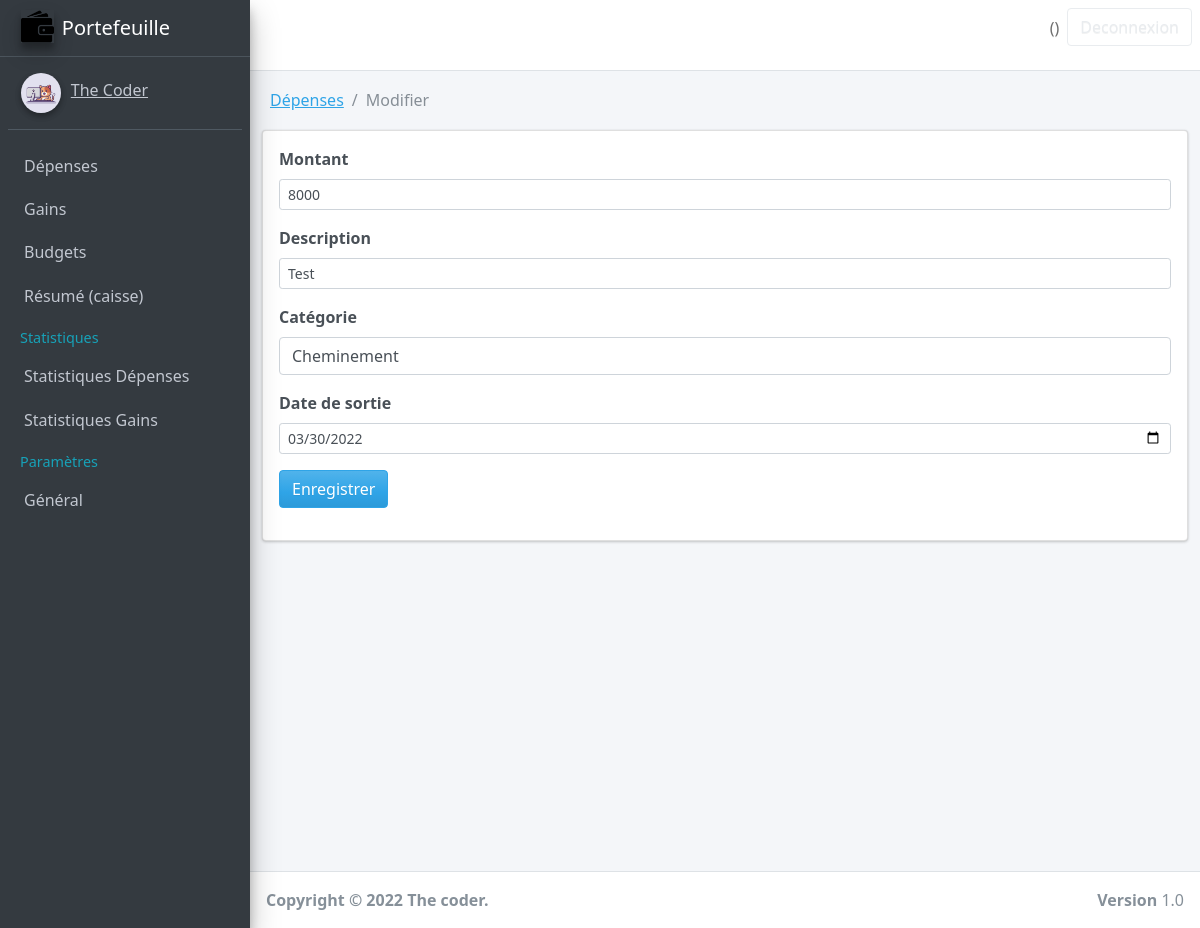
The app's page /edit/9 with its own data.
### Depenses/models.py (models this page shows, shortened)
class Expenses(models.Model):
    amount = models.TextField()
    date = models.DateField(default = now)
    description = models.TextField()
    owner = models.ForeignKey(to = User, on_delete = models.CASCADE)
    category = models.CharField(max_length = 266)
    class Meta:
        ordering: ['-date']
        verbose_name_plural = "Dépenses"

### Depenses/views.py (the view, shortened to what this page needs)
# urls.py: path('edit/<int:id>', views.edit, name="edit-budget"),
def edit(request, id):
    expense = Expenses.objects.get(pk = id)
    categories = Category.objects.all()
    context = {
        'categories': categories,
        'expense': expense,
        'values': expense,
    }
    if request.method == "GET":
        return render(request, "Depenses/edit.html", context)

### Depenses/templates/Depenses/edit.html (shortened to what this page needs)
{% extends 'base.html' %}
{% block 'content' %}
    <div class="container">
        <div class="content-header">
            <div class="row">
                <div class="col-md-9">
                    <nav aria-label="breadcrumb">
                        <ol class="breadcrumb">
                            <li class="breadcrumb-item"><a href="{% url 'expenses' %}">Dépenses</a></li>
                            <li class="breadcrumb-item active">Modifier</li>
                        </ol>
                    </nav>
                </div>
            </div>
        </div>
        <div class="card">
            <div class="card-body">
                <form action="{% url 'edit-expense' expense.id %}" method="post">
                    <div class="form-group">
                        <label for="">Montant</label>
                        <input type="text" class="form-control form-control-sm" name="amount" value={{values.amount}}>
                    </div>
                    <div class="form-group">
                        <label for="">Description</label>
                        <input type="text" class="form-control form-control-sm" name="description" value={{values.description}}>
                    </div>
                    <div class="form-group">
                        <label for="">Catégorie</label>
                        <select class="form-control" name="category">
                            <option selected name="category" value="{{values.category}}">{{values.category}}</option>
                        </select>
                    </div>
                    <div class="form-group">
                        <label for="">Date de sortie</label>
                        <input type="date" class="form-control form-control-sm" value="{{values.date |date:'Y-m-d'}}" name="expense_date" >
                    </div>
                    <input type="submit" class="btn btn-primary btn-primary-sm" value="Enregistrer">
                </form>
            </div>
        </div>
    </div>
{% endblock 'content' %}

### records on screen
Expenses: amount "8000", description "Test", category "Cheminement", expense_date "03/30/2022"
